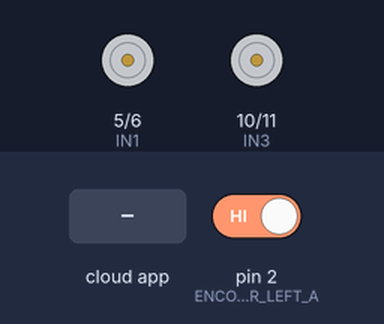
Bench run of a sketch on a simulated Arduino Uno, built with avr-gcc and run on an emulated ATmega328P. On the bench: motor-driver pin pairs drawn as motors (green arrow = first pin HIGH = forward, orange = second pin HIGH = backward, longer = more drive, scaled by the enable pin). Inputs (shaded band) come from the test bench; at power-on: pin 2 (ENCODER_LEFT_A) HIGH. The ROS host is connected and sends only what is stated.

Above: at 1.2 s.
1.3 s: the phone or cloud app sets linear.x to -100
4.3 s: the phone or cloud app sets angular.z to -100
At 5.4 s:
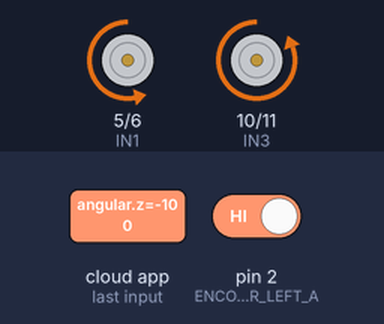
5.8 s: the phone or cloud app sets linear.x to 0
At 5.96 s:
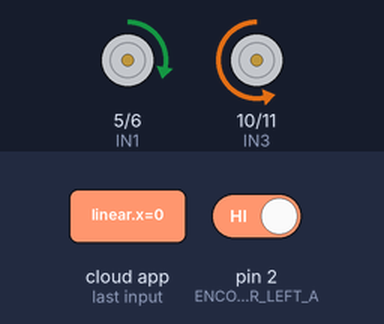
8.8 s: the phone or cloud app sets angular.z to 0
At 10.0 s:
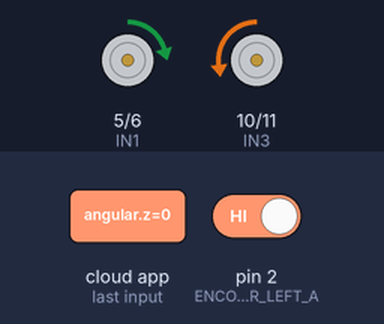
10.3 s: the phone or cloud app sets linear.x to 100
13.3 s: the phone or cloud app sets angular.z to 100
At 13.6 s:
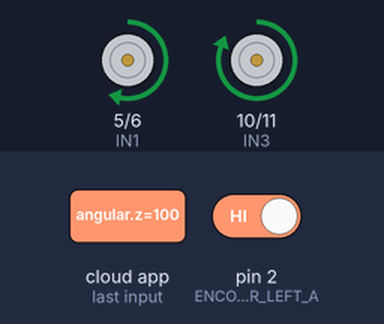
Timing chart, 0 to 15.8 s (numbered marks = the images above; inputs shaded):
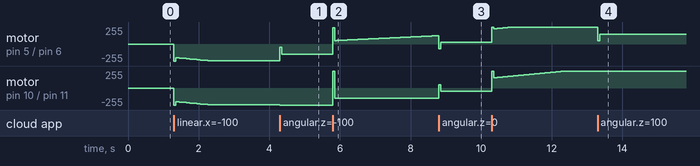

Measured:
- after the input at 4.3 s, motor on pin 5 (IN1) / pin 6 (IN2): backward 250/255 → backward 150/255 at once; motor on pin 10 (IN3) / pin 11 (IN4): backward 250/255 → backward 255/255 at once
- after the input at 5.8 s, motor on pin 10 (IN3) / pin 11 (IN4): backward 255/255 → backward 150/255 at once
- after the input at 8.8 s, motor on pin 10 (IN3) / pin 11 (IN4): backward 150/255 → backward 50/255 at once
- after the input at 13.3 s, motor on pin 5 (IN1) / pin 6 (IN2): forward 250/255 → forward 150/255 at once; motor on pin 10 (IN3) / pin 11 (IN4): forward 250/255 → forward 255/255 at once

The sketch:

pid_tuning.ino
```cpp
/*
 * Lab 6: PID 튜닝 도구 (PID Tuning Tool)
 *
 * 동적으로 PID 파라미터를 조정할 수 있습니다.
 */

#include <ros.h>
#include <geometry_msgs/Twist.h>
#include <std_msgs/Float32.h>
#include <std_msgs/Float32MultiArray.h>

ros::NodeHandle nh;

// 모터 및 인코더 핀 (동일)
const int ENA = 3, IN1 = 5, IN2 = 6;
const int ENB = 9, IN3 = 10, IN4 = 11;
const int ENCODER_LEFT_A = 2;
const int ENCODER_RIGHT_A = 18;

// PID 파라미터 (동적 조정 가능)
float Kp = 2.0;
float Ki = 0.5;
float Kd = 0.1;

// PID 변수
float left_target = 0, left_current = 0, left_error = 0, left_last_error = 0;
float left_integral = 0, left_derivative = 0;
float right_target = 0, right_current = 0, right_error = 0, right_last_error = 0;
float right_integral = 0, right_derivative = 0;

volatile long left_enc = 0, right_enc = 0;
long last_left = 0, last_right = 0;
unsigned long last_time = 0;

// PID 파라미터 수신 콜백
void pidParamsCallback(const std_msgs::Float32MultiArray& msg) {
  if (msg.data_length >= 3) {
    Kp = msg.data[0];
    Ki = msg.data[1];
    Kd = msg.data[2];

    // 적분 항 리셋 (파라미터 변경 시)
    left_integral = 0;
    right_integral = 0;
  }
}

void cmdVelCallback(const geometry_msgs::Twist& msg) {
  left_target = (msg.linear.x - msg.angular.z * 0.5) * 100;
  right_target = (msg.linear.x + msg.angular.z * 0.5) * 100;
}

ros::Subscriber<geometry_msgs::Twist> sub_cmd("/cmd_vel", &cmdVelCallback);
ros::Subscriber<std_msgs::Float32MultiArray> sub_pid("/pid_params", &pidParamsCallback);

std_msgs::Float32 left_speed_msg, right_speed_msg;
std_msgs::Float32MultiArray pid_status_msg;
ros::Publisher pub_left("/motor/left_speed", &left_speed_msg);
ros::Publisher pub_right("/motor/right_speed", &right_speed_msg);
ros::Publisher pub_pid("/pid_status", &pid_status_msg);

void setup() {
  pinMode(ENA, OUTPUT); pinMode(IN1, OUTPUT); pinMode(IN2, OUTPUT);
  pinMode(ENB, OUTPUT); pinMode(IN3, OUTPUT); pinMode(IN4, OUTPUT);
  pinMode(ENCODER_LEFT_A, INPUT_PULLUP);
  pinMode(ENCODER_RIGHT_A, INPUT_PULLUP);

  attachInterrupt(digitalPinToInterrupt(ENCODER_LEFT_A), []() { left_enc++; }, RISING);
  attachInterrupt(digitalPinToInterrupt(ENCODER_RIGHT_A), []() { right_enc++; }, RISING);

  nh.initNode();
  nh.subscribe(sub_cmd);
  nh.subscribe(sub_pid);
  nh.advertise(pub_left);
  nh.advertise(pub_right);
  nh.advertise(pub_pid);

  // PID 상태 메시지 초기화
  pid_status_msg.data_length = 6;
  pid_status_msg.data = (float*)malloc(sizeof(float) * 6);

  last_time = millis();
}

void loop() {
  unsigned long now = millis();
  float dt = (now - last_time) / 1000.0;

  if (dt >= 0.05) {  // 20Hz
    // 속도 계산
    left_current = (left_enc - last_left) / dt;
    right_current = (right_enc - last_right) / dt;

    // PID 계산
    left_error = left_target - left_current;
    left_integral += left_error * dt;
    left_integral = constrain(left_integral, -100, 100);
    left_derivative = (left_error - left_last_error) / dt;
    int left_pwm = Kp * left_error + Ki * left_integral + Kd * left_derivative;

    right_error = right_target - right_current;
    right_integral += right_error * dt;
    right_integral = constrain(right_integral, -100, 100);
    right_derivative = (right_error - right_last_error) / dt;
    int right_pwm = Kp * right_error + Ki * right_integral + Kd * right_derivative;

    // 모터 제어
    setMotor(ENA, IN1, IN2, constrain(left_pwm, -255, 255));
    setMotor(ENB, IN3, IN4, constrain(right_pwm, -255, 255));

    // 상태 업데이트
    last_left = left_enc;
    last_right = right_enc;
    left_last_error = left_error;
    right_last_error = right_error;
    last_time = now;

    // 퍼블리시
    left_speed_msg.data = left_current;
    right_speed_msg.data = right_current;
    pub_left.publish(&left_speed_msg);
    pub_right.publish(&right_speed_msg);

    // PID 상태 퍼블리시
    pid_status_msg.data[0] = Kp;
    pid_status_msg.data[1] = Ki;
    pid_status_msg.data[2] = Kd;
    pid_status_msg.data[3] = left_error;
    pid_status_msg.data[4] = right_error;
    pid_status_msg.data[5] = dt;
    pub_pid.publish(&pid_status_msg);
  }

  nh.spinOnce();
}

void setMotor(int en, int in1, int in2, int pwm) {
  if (pwm >= 0) {
    digitalWrite(in1, HIGH);
    digitalWrite(in2, LOW);
    analogWrite(en, pwm);
  } else {
    digitalWrite(in1, LOW);
    digitalWrite(in2, HIGH);
    analogWrite(en, -pwm);
  }
}
```
